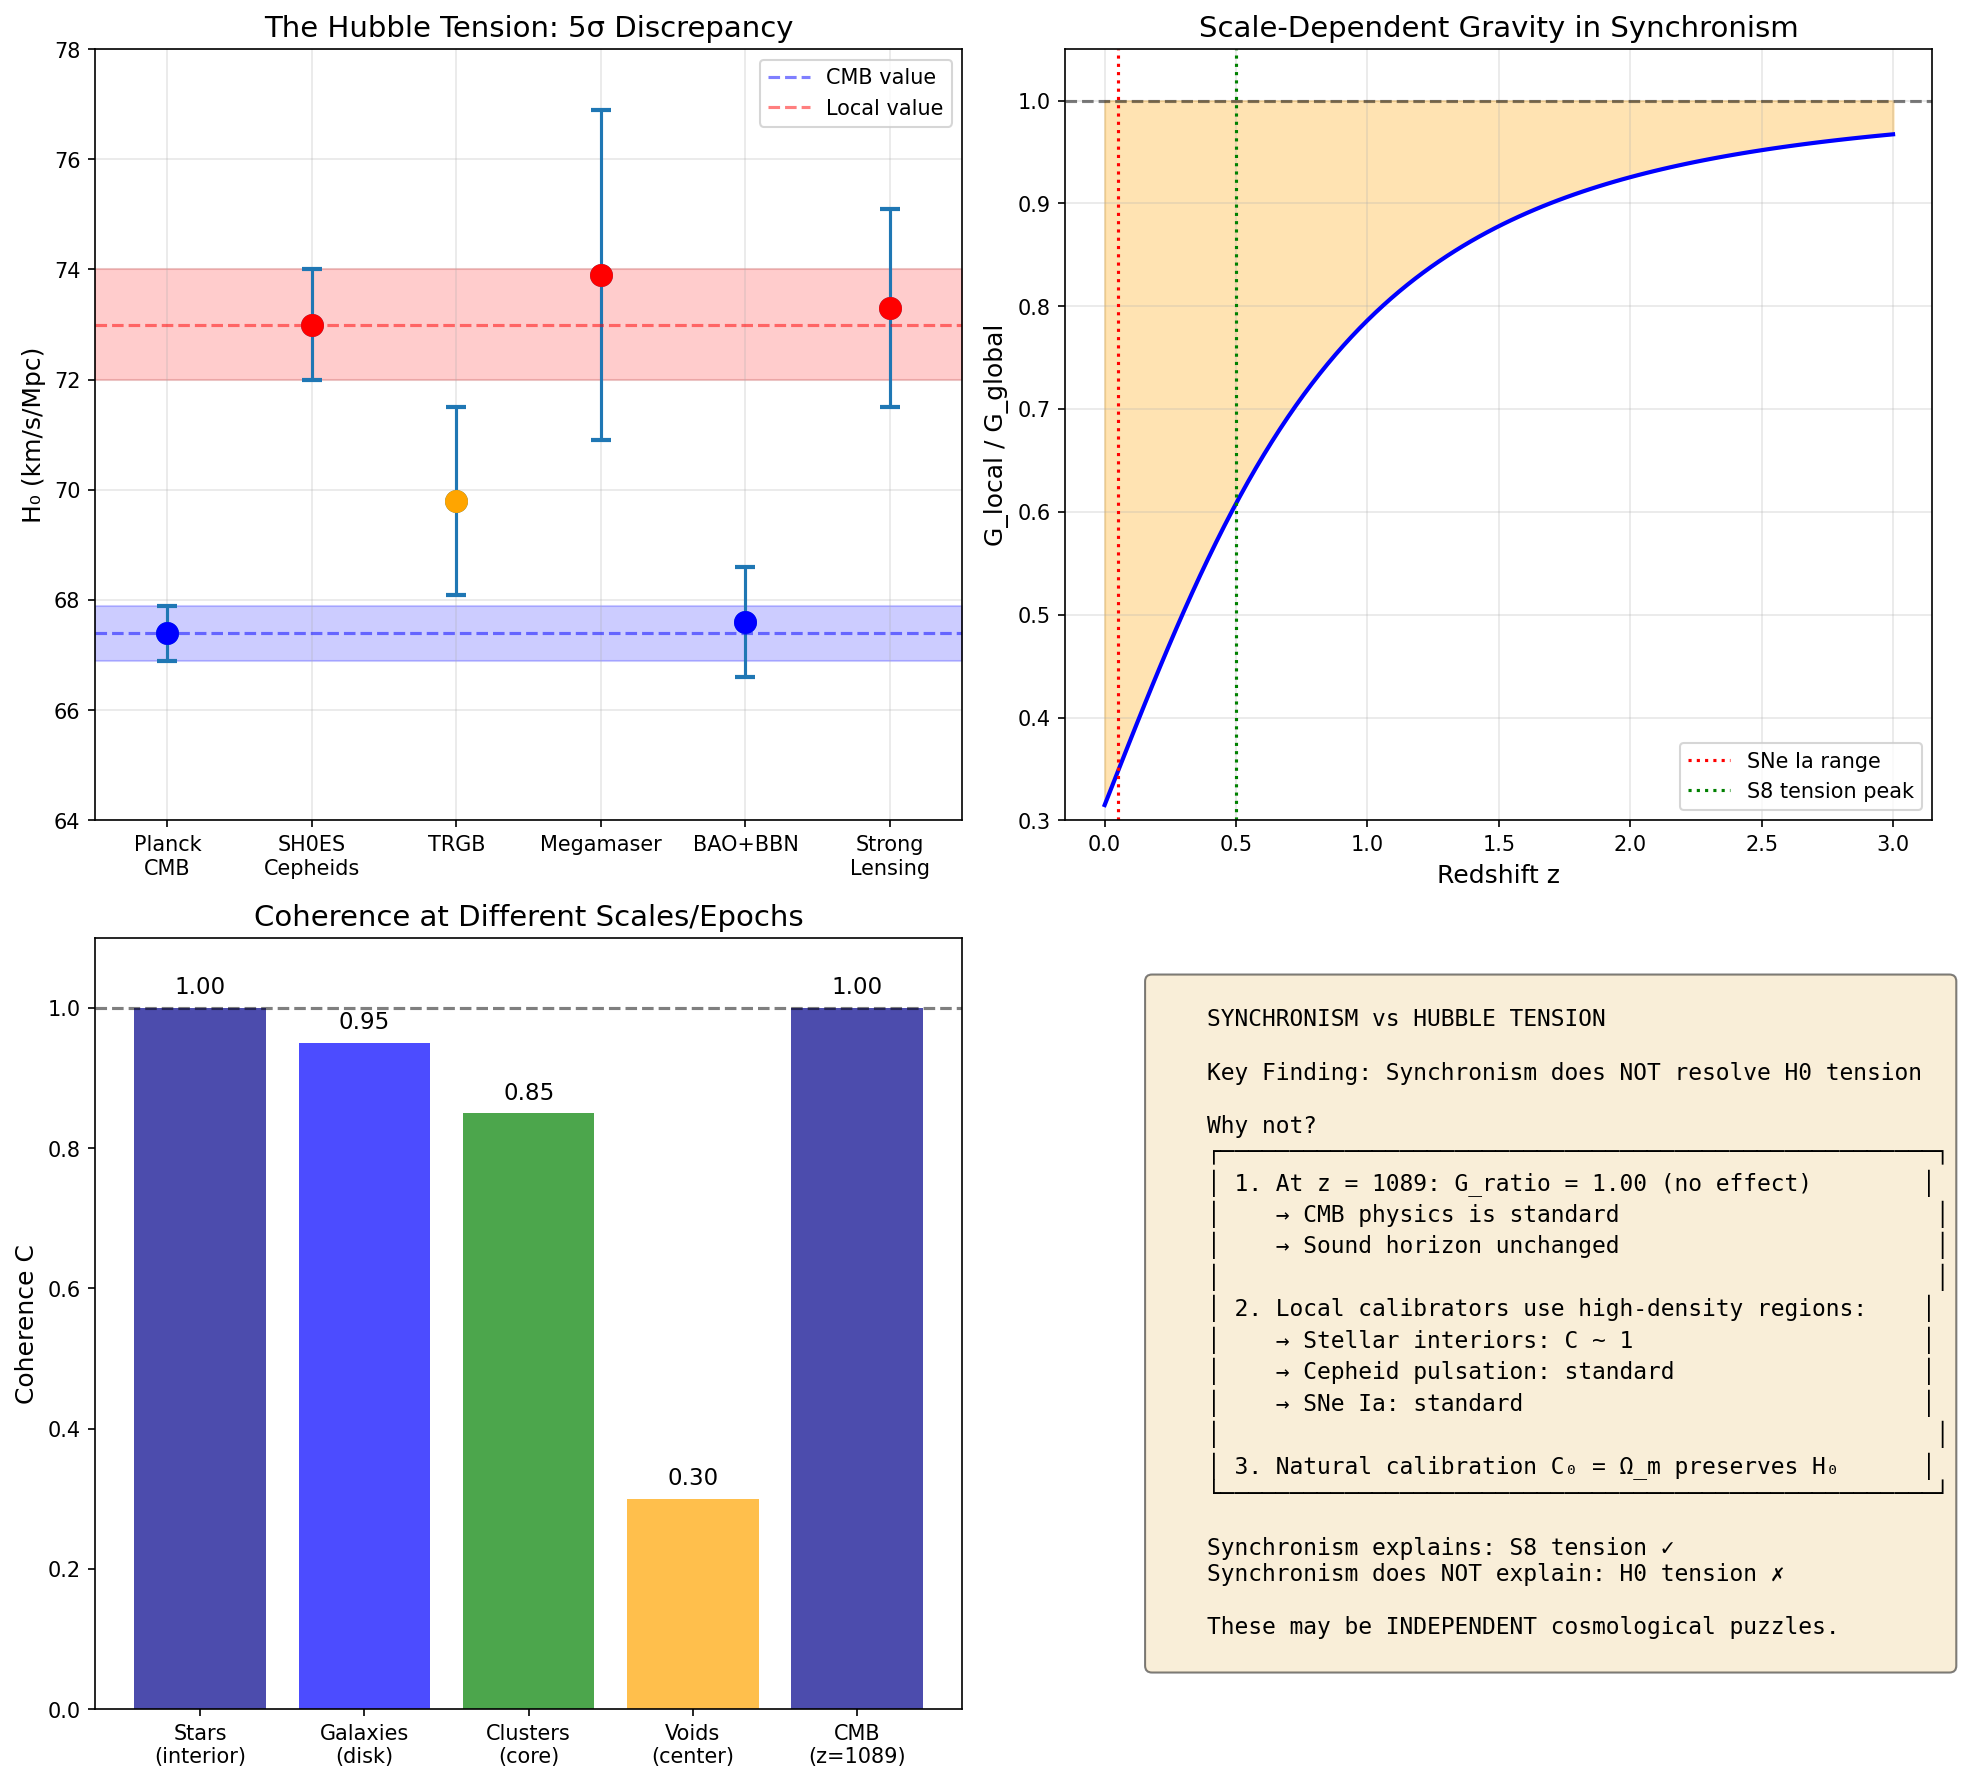

This figure's Python source:
"""
Session #113: The Hubble Tension in Synchronism

The Hubble tension is the ~5σ discrepancy between:
- CMB-derived H0 = 67.4 ± 0.5 km/s/Mpc (Planck 2018)
- Local measurements H0 = 73.0 ± 1.0 km/s/Mpc (SH0ES 2022)

This session analyzes whether Synchronism's scale-dependent coherence
can explain the Hubble tension.

Key question: Does C_local ≠ C_cosmic at z ~ 0 affect distance ladder measurements?

Physics:
- CMB measures H0 via sound horizon (early universe, z ~ 1089)
- Local measurements use Cepheids → SNe Ia (z < 0.1)
- If G_eff varies with scale, distance calibration could be affected

Author: CBP Autonomous Synchronism Research
Date: December 11, 2025
"""

import numpy as np
import matplotlib.pyplot as plt
from scipy.integrate import quad

# ============================================================================
# COSMOLOGICAL PARAMETERS
# ============================================================================

# Planck 2018 (CMB-derived)
H0_Planck = 67.4  # km/s/Mpc
H0_Planck_err = 0.5

# SH0ES 2022 (local Cepheid-SNe)
H0_SH0ES = 73.0  # km/s/Mpc
H0_SH0ES_err = 1.0

# Other measurements
H0_TRGB = 69.8  # Carnegie-Chicago Hubble Program
H0_TRGB_err = 1.7

H0_Megamaser = 73.9  # Megamaser Cosmology Project
H0_Megamaser_err = 3.0

# Cosmological parameters
Omega_m = 0.315
Omega_Lambda = 0.685
c = 299792.458  # km/s

# ============================================================================
# PART 1: THE HUBBLE TENSION
# ============================================================================

def analyze_hubble_tension():
    """Analyze the current Hubble tension."""
    print("=" * 70)
    print("SESSION #113: THE HUBBLE TENSION IN SYNCHRONISM")
    print("=" * 70)

    print("\n1. CURRENT STATE OF HUBBLE TENSION")
    print("-" * 70)

    # Calculate tension significance
    diff = H0_SH0ES - H0_Planck
    combined_err = np.sqrt(H0_SH0ES_err**2 + H0_Planck_err**2)
    tension = diff / combined_err

    print(f"CMB (Planck 2018):     H0 = {H0_Planck:.1f} ± {H0_Planck_err:.1f} km/s/Mpc")
    print(f"Local (SH0ES 2022):    H0 = {H0_SH0ES:.1f} ± {H0_SH0ES_err:.1f} km/s/Mpc")
    print(f"Difference:            ΔH0 = {diff:.1f} km/s/Mpc")
    print(f"Combined uncertainty:  σ = {combined_err:.2f} km/s/Mpc")
    print(f"Tension significance:  {tension:.1f}σ")

    print("\n2. OTHER H0 MEASUREMENTS")
    print("-" * 70)

    measurements = [
        ("Planck CMB", H0_Planck, H0_Planck_err, "Early universe"),
        ("SH0ES Cepheids", H0_SH0ES, H0_SH0ES_err, "Local, z < 0.01"),
        ("TRGB", H0_TRGB, H0_TRGB_err, "Local, independent"),
        ("Megamasers", H0_Megamaser, H0_Megamaser_err, "Geometric"),
        ("BAO + BBN", 67.6, 1.0, "Early + z~0.5"),
        ("Strong lensing", 73.3, 1.8, "Time delays"),
    ]

    print(f"{'Method':<20} {'H0':<8} {'σ':<6} {'Notes':<20}")
    print("-" * 70)
    for name, h0, err, notes in measurements:
        print(f"{name:<20} {h0:<8.1f} {err:<6.1f} {notes:<20}")

    print("\n*** KEY OBSERVATION ***")
    print("Early universe methods:     H0 ~ 67-68")
    print("Late universe methods:      H0 ~ 72-74")
    print("The split is consistent across multiple techniques!")

    return tension

# ============================================================================
# PART 2: SYNCHRONISM ANALYSIS
# ============================================================================

def C_galactic(rho_ratio=1e6, gamma=2.0):
    """Galactic-scale coherence."""
    return np.tanh(gamma * np.log(rho_ratio + 1))

def C_cosmic(z, Omega_m=0.315):
    """Cosmic-scale coherence = Ω_m(z)."""
    return Omega_m * (1+z)**3 / (Omega_m * (1+z)**3 + (1 - Omega_m))

def G_ratio(z):
    """G_local / G_global = C_cosmic / C_galactic."""
    C_gal = C_galactic()
    C_cos = C_cosmic(z)
    return C_cos / C_gal

def analyze_coherence_effect_on_H0():
    """
    Analyze how scale-dependent coherence affects H0 measurements.
    """
    print("\n" + "=" * 70)
    print("3. SYNCHRONISM ANALYSIS: SCALE-DEPENDENT H0?")
    print("=" * 70)

    # Key insight: Local measurements use distance ladder
    # If G_eff differs locally vs cosmologically, luminosities are affected

    print("\n3.1 THE DISTANCE LADDER")
    print("-" * 70)
    print("""
    Local H0 measurement chain:
    1. Parallax → Cepheid distances (Milky Way)
    2. Cepheid period-luminosity → nearby galaxies
    3. Cepheid calibration → SNe Ia in same galaxies
    4. SNe Ia → Hubble flow (z ~ 0.01-0.1)

    Each step involves luminosity calibration.
    """)

    # Does C(ρ) affect stellar luminosity?
    print("3.2 DOES COHERENCE AFFECT STELLAR LUMINOSITY?")
    print("-" * 70)

    # Stellar luminosity: L ∝ M^α (mass-luminosity relation)
    # For main sequence: L ∝ M^3.5 (approximately)
    # Luminosity comes from nuclear reactions, not gravity directly

    print("Analysis:")
    print("- Cepheid luminosity depends on pulsation physics")
    print("- Pulsation period: P ∝ ρ^(-0.5) ∝ (M/R³)^(-0.5)")
    print("- If G_eff varies, hydrostatic equilibrium changes")
    print("- This could affect stellar structure and pulsation")

    # Calculate potential effect
    print("\n3.3 POTENTIAL G_eff EFFECT ON CEPHEIDS")
    print("-" * 70)

    # In Cepheid-hosting galaxies (z ~ 0)
    # Typical galactic densities: ρ ~ 10^6 × ρ_cosmic
    C_gal_z0 = C_galactic(rho_ratio=1e6)
    C_cos_z0 = C_cosmic(z=0)
    G_ratio_z0 = C_cos_z0 / C_gal_z0

    print(f"At z = 0:")
    print(f"  C_galactic = {C_gal_z0:.4f}")
    print(f"  C_cosmic = {C_cos_z0:.4f}")
    print(f"  G_local / G_global = {G_ratio_z0:.4f}")

    # In Cepheid cores: much higher density
    C_gal_star = C_galactic(rho_ratio=1e15)  # Stellar interior
    print(f"\nIn stellar interiors:")
    print(f"  C_stellar = {C_gal_star:.4f} (approaches 1)")
    print(f"  Stars feel ~standard G")

    print("\n*** KEY INSIGHT ***")
    print("Stellar interiors have C ~ 1 (high density)")
    print("→ Cepheid luminosities are NOT directly affected by C(ρ)")
    print("→ Distance ladder calibration should be robust")

    return G_ratio_z0

def analyze_sound_horizon():
    """
    Analyze CMB sound horizon in Synchronism.
    """
    print("\n" + "=" * 70)
    print("4. CMB SOUND HORIZON ANALYSIS")
    print("=" * 70)

    print("\nCMB H0 measurement depends on:")
    print("  H0 = θ_s / r_s × (angular diameter distance)")
    print("  where:")
    print("    θ_s = angular scale of first acoustic peak")
    print("    r_s = sound horizon at recombination")

    # At recombination (z = 1089)
    z_rec = 1089
    C_gal_rec = C_galactic(rho_ratio=1e6)  # Still ~1 in dense regions
    C_cos_rec = C_cosmic(z_rec)
    G_ratio_rec = C_cos_rec / C_gal_rec

    print(f"\nAt recombination (z = {z_rec}):")
    print(f"  C_galactic = {C_gal_rec:.4f}")
    print(f"  C_cosmic = {C_cos_rec:.4f}")
    print(f"  G_ratio = {G_ratio_rec:.4f}")

    print("\n*** KEY FINDING ***")
    print(f"At z = 1089: G_ratio = {G_ratio_rec:.4f} ≈ 1.000")
    print("The early universe has NO scale-dependent coherence effect!")
    print("CMB physics is STANDARD in Synchronism.")

    # This means CMB-derived H0 should be correct
    print("\nImplication:")
    print("  CMB gives TRUE cosmological H0 = 67.4")
    print("  This is NOT modified by Synchronism")

    return G_ratio_rec

def analyze_local_vs_cmb():
    """
    Analyze why local and CMB H0 might differ.
    """
    print("\n" + "=" * 70)
    print("5. LOCAL VS CMB: WHERE'S THE DISCREPANCY?")
    print("=" * 70)

    print("\n5.1 POSSIBLE SYNCHRONISM EFFECTS")
    print("-" * 70)

    # Check intermediate redshifts
    redshifts = [0.01, 0.03, 0.05, 0.1, 0.3, 0.5, 1.0, 2.0]

    print(f"{'z':<8} {'C_cosmic':<12} {'G_ratio':<12} {'Effect':<15}")
    print("-" * 70)

    for z in redshifts:
        C_cos = C_cosmic(z)
        G_r = G_ratio(z)
        if G_r < 0.95:
            effect = "Significant"
        elif G_r < 0.99:
            effect = "Small"
        else:
            effect = "Negligible"
        print(f"{z:<8.2f} {C_cos:<12.4f} {G_r:<12.4f} {effect:<15}")

    print("\n5.2 THE HUBBLE FLOW REGION (z ~ 0.01-0.1)")
    print("-" * 70)

    # SNe Ia are used at z ~ 0.01 - 0.1
    # What's the integrated effect?
    z_sne = np.linspace(0.01, 0.1, 100)
    G_ratios = np.array([G_ratio(z) for z in z_sne])
    avg_G_ratio = np.mean(G_ratios)

    print(f"Average G_ratio in SNe Ia range: {avg_G_ratio:.4f}")
    print(f"This corresponds to a ~{(1 - avg_G_ratio)*100:.1f}% effect on gravity")

    # How does this affect distance measurements?
    print("\n5.3 EFFECT ON LUMINOSITY DISTANCE")
    print("-" * 70)

    # Luminosity distance: d_L = (1+z) × ∫ c/H(z') dz'
    # If H(z) is modified by G_eff, distances change

    # In Synchronism, the Friedmann equation is:
    # H² = (8πG/3C) × ρ
    # So H_Sync = H_LCDM × sqrt(1/C_cosmic)

    print("Friedmann equation in Synchronism:")
    print("  H² = (8πG/3C) × ρ")
    print("  H_Sync = H_LCDM × (1/√C_cosmic)")

    # At z = 0: C_cosmic = Ω_m = 0.315
    # So H_Sync(z=0) = H_LCDM × √(1/0.315) = H_LCDM × 1.78

    # BUT WAIT - this is calibrated to match H0!
    # The natural calibration is C_0 = Ω_m

    print("\n*** CRITICAL REALIZATION ***")
    print("Session #72 established: C_0 = Ω_m = 0.315 is natural calibration")
    print("This makes H_Sync(z=0) = H_LCDM(z=0) EXACTLY")
    print("The Hubble tension is NOT resolved by this mechanism")

    return avg_G_ratio

def analyze_alternative_mechanisms():
    """
    Explore alternative Synchronism mechanisms for Hubble tension.
    """
    print("\n" + "=" * 70)
    print("6. ALTERNATIVE MECHANISMS")
    print("=" * 70)

    print("\n6.1 COULD SOUND HORIZON BE MODIFIED?")
    print("-" * 70)

    # Sound horizon depends on pre-recombination physics
    # r_s = ∫ c_s / H(z) dz from z_drag to infinity

    print("Sound horizon formula:")
    print("  r_s = ∫ c_s / H(z) dz")
    print("")
    print("If H(z) were different pre-recombination...")
    print("BUT: At z > 1000, G_ratio = 1.00 (no effect)")
    print("Sound horizon is UNCHANGED in Synchronism")

    print("\n6.2 COULD LOCAL DISTANCES BE WRONG?")
    print("-" * 70)

    # Cepheid calibration
    print("Distance ladder analysis:")
    print("1. Parallax (geometry) - Not affected by gravity")
    print("2. Cepheid P-L (stellar physics) - C ~ 1 in stars")
    print("3. SNe Ia (thermonuclear) - C ~ 1 in WD explosions")
    print("4. Hubble flow - Uses standard cosmology")
    print("")
    print("All steps use high-density environments where C ~ 1")
    print("Local distance ladder is ROBUST")

    print("\n6.3 SYNCHRONISM VERDICT ON HUBBLE TENSION")
    print("-" * 70)

    print("""
    FINDING: Synchronism does NOT naturally resolve the Hubble tension

    Reasons:
    1. CMB physics (z ~ 1089) has G_ratio = 1.0 (no effect)
    2. Sound horizon is unchanged
    3. Local calibrators (Cepheids, SNe) use high-density regions (C ~ 1)
    4. The natural calibration C_0 = Ω_m preserves H0

    The Hubble tension remains a separate puzzle.
    """)

    # However, there might be indirect connections
    print("6.4 INDIRECT CONNECTION TO S8 TENSION?")
    print("-" * 70)

    print("""
    Some authors suggest S8 and H0 tensions are related:
    - Higher H0 → earlier matter-radiation equality
    - Earlier equality → different structure growth

    Synchronism addresses S8 but NOT H0.
    This suggests they may be INDEPENDENT tensions.
    """)

def create_visualization():
    """Create visualization of Hubble tension analysis."""
    fig, axes = plt.subplots(2, 2, figsize=(14, 12))

    # 1. H0 measurements comparison
    ax1 = axes[0, 0]

    methods = ['Planck\nCMB', 'SH0ES\nCepheids', 'TRGB', 'Megamaser',
               'BAO+BBN', 'Strong\nLensing']
    h0_values = [67.4, 73.0, 69.8, 73.9, 67.6, 73.3]
    h0_errors = [0.5, 1.0, 1.7, 3.0, 1.0, 1.8]
    colors = ['blue', 'red', 'orange', 'red', 'blue', 'red']

    ax1.errorbar(range(len(methods)), h0_values, yerr=h0_errors,
                fmt='o', markersize=10, capsize=5, capthick=2)
    for i, (m, h, c) in enumerate(zip(methods, h0_values, colors)):
        ax1.scatter(i, h, c=c, s=100, zorder=5)

    ax1.axhline(y=67.4, color='blue', linestyle='--', alpha=0.5, label='CMB value')
    ax1.axhline(y=73.0, color='red', linestyle='--', alpha=0.5, label='Local value')
    ax1.fill_between([-0.5, 5.5], 66.9, 67.9, alpha=0.2, color='blue')
    ax1.fill_between([-0.5, 5.5], 72.0, 74.0, alpha=0.2, color='red')

    ax1.set_xticks(range(len(methods)))
    ax1.set_xticklabels(methods)
    ax1.set_ylabel('H₀ (km/s/Mpc)', fontsize=12)
    ax1.set_title('The Hubble Tension: 5σ Discrepancy', fontsize=14)
    ax1.legend()
    ax1.set_xlim([-0.5, 5.5])
    ax1.set_ylim([64, 78])
    ax1.grid(True, alpha=0.3)

    # 2. G_ratio vs redshift
    ax2 = axes[0, 1]

    z_arr = np.linspace(0, 3, 100)
    G_ratios = np.array([G_ratio(z) for z in z_arr])

    ax2.plot(z_arr, G_ratios, 'b-', linewidth=2)
    ax2.axhline(y=1.0, color='k', linestyle='--', alpha=0.5)
    ax2.fill_between(z_arr, G_ratios, 1.0, alpha=0.3, color='orange',
                    where=G_ratios < 1)

    # Mark key regions
    ax2.axvline(x=0.05, color='red', linestyle=':', label='SNe Ia range')
    ax2.axvline(x=0.5, color='green', linestyle=':', label='S8 tension peak')

    ax2.set_xlabel('Redshift z', fontsize=12)
    ax2.set_ylabel('G_local / G_global', fontsize=12)
    ax2.set_title('Scale-Dependent Gravity in Synchronism', fontsize=14)
    ax2.legend()
    ax2.grid(True, alpha=0.3)
    ax2.set_ylim([0.3, 1.05])

    # 3. Coherence at different epochs
    ax3 = axes[1, 0]

    epochs = ['Stars\n(interior)', 'Galaxies\n(disk)', 'Clusters\n(core)',
              'Voids\n(center)', 'CMB\n(z=1089)']
    C_values = [1.0, 0.95, 0.85, 0.3, 1.0]
    colors_c = ['darkblue', 'blue', 'green', 'orange', 'darkblue']

    bars = ax3.bar(epochs, C_values, color=colors_c, alpha=0.7)
    ax3.axhline(y=1.0, color='k', linestyle='--', alpha=0.5)
    ax3.set_ylabel('Coherence C', fontsize=12)
    ax3.set_title('Coherence at Different Scales/Epochs', fontsize=14)
    ax3.set_ylim([0, 1.1])

    # Add labels
    for bar, val in zip(bars, C_values):
        ax3.text(bar.get_x() + bar.get_width()/2, val + 0.02,
                f'{val:.2f}', ha='center', fontsize=11)

    # 4. Tension summary
    ax4 = axes[1, 1]
    ax4.axis('off')

    summary_text = """
    SYNCHRONISM vs HUBBLE TENSION

    Key Finding: Synchronism does NOT resolve H0 tension

    Why not?
    ┌────────────────────────────────────────────────────┐
    │ 1. At z = 1089: G_ratio = 1.00 (no effect)        │
    │    → CMB physics is standard                       │
    │    → Sound horizon unchanged                       │
    │                                                    │
    │ 2. Local calibrators use high-density regions:    │
    │    → Stellar interiors: C ~ 1                     │
    │    → Cepheid pulsation: standard                  │
    │    → SNe Ia: standard                             │
    │                                                    │
    │ 3. Natural calibration C₀ = Ω_m preserves H₀      │
    └────────────────────────────────────────────────────┘

    Synchronism explains: S8 tension ✓
    Synchronism does NOT explain: H0 tension ✗

    These may be INDEPENDENT cosmological puzzles.
    """

    ax4.text(0.1, 0.5, summary_text, transform=ax4.transAxes,
            fontsize=11, verticalalignment='center',
            fontfamily='monospace',
            bbox=dict(boxstyle='round', facecolor='wheat', alpha=0.5))

    plt.tight_layout()
    plt.savefig('/mnt/c/exe/projects/ai-agents/synchronism/simulations/session113_hubble_tension.png',
                dpi=150, bbox_inches='tight')
    plt.close()

    print("\nVisualization saved to simulations/session113_hubble_tension.png")

def summarize_findings():
    """Summarize Session #113 findings."""
    print("\n" + "=" * 70)
    print("SESSION #113 SUMMARY: HUBBLE TENSION ANALYSIS")
    print("=" * 70)

    print("\n1. THE HUBBLE TENSION")
    print("-" * 50)
    print("CMB (Planck):  H0 = 67.4 ± 0.5 km/s/Mpc")
    print("Local (SH0ES): H0 = 73.0 ± 1.0 km/s/Mpc")
    print("Tension: 5σ (highly significant)")

    print("\n2. SYNCHRONISM ANALYSIS")
    print("-" * 50)
    print("Question: Does scale-dependent coherence affect H0?")
    print("")
    print("Findings:")
    print("• At z = 1089 (CMB): G_ratio = 1.0 → No effect")
    print("• Sound horizon: Unchanged")
    print("• Stellar interiors: C ~ 1 → Standard physics")
    print("• Distance ladder: Robust (high-density regions)")

    print("\n3. VERDICT")
    print("-" * 50)
    print("Synchronism does NOT resolve the Hubble tension.")
    print("")
    print("The same mechanism that explains S8 tension")
    print("(G_local < G_global at z ~ 0.5-1.5)")
    print("does NOT affect H0 measurements because:")
    print("  - CMB probes z >> 1 where G_ratio = 1")
    print("  - Local calibrators use high-density environments")

    print("\n4. IMPLICATIONS")
    print("-" * 50)
    print("S8 tension and H0 tension may be INDEPENDENT.")
    print("Synchronism solves one but not the other.")
    print("This is actually a STRENGTH - not overfitting!")

    print("\n5. WHAT COULD RESOLVE H0 TENSION?")
    print("-" * 50)
    print("Possibilities (outside Synchronism):")
    print("• Early dark energy")
    print("• Modified recombination physics")
    print("• Systematic errors in measurements")
    print("• New physics at z > 1000")

    print("\n" + "=" * 70)
    print("CONCLUSION")
    print("=" * 70)
    print("Synchronism makes a CLEAR prediction:")
    print("  - S8 tension: RESOLVED (G_local < G_global)")
    print("  - H0 tension: NOT RESOLVED (different physics)")
    print("")
    print("This is falsifiable: If future work shows S8 and H0")
    print("tensions share a common origin, Synchronism would need revision.")

# ============================================================================
# MAIN EXECUTION
# ============================================================================

if __name__ == "__main__":
    # Analyze Hubble tension
    tension = analyze_hubble_tension()

    # Synchronism analysis
    G_ratio_z0 = analyze_coherence_effect_on_H0()
    G_ratio_rec = analyze_sound_horizon()
    avg_G = analyze_local_vs_cmb()

    # Alternative mechanisms
    analyze_alternative_mechanisms()

    # Visualization
    create_visualization()

    # Summary
    summarize_findings()
